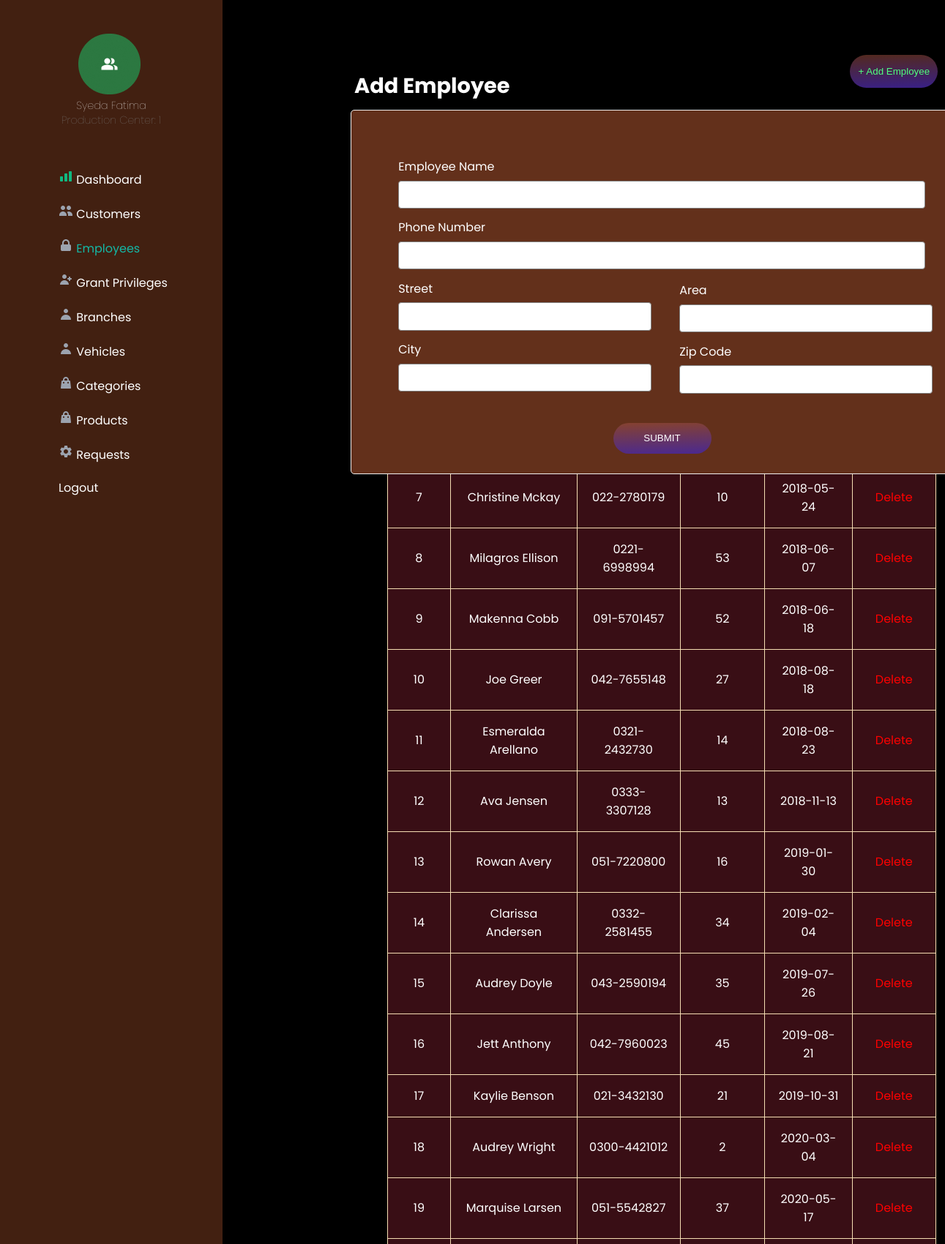
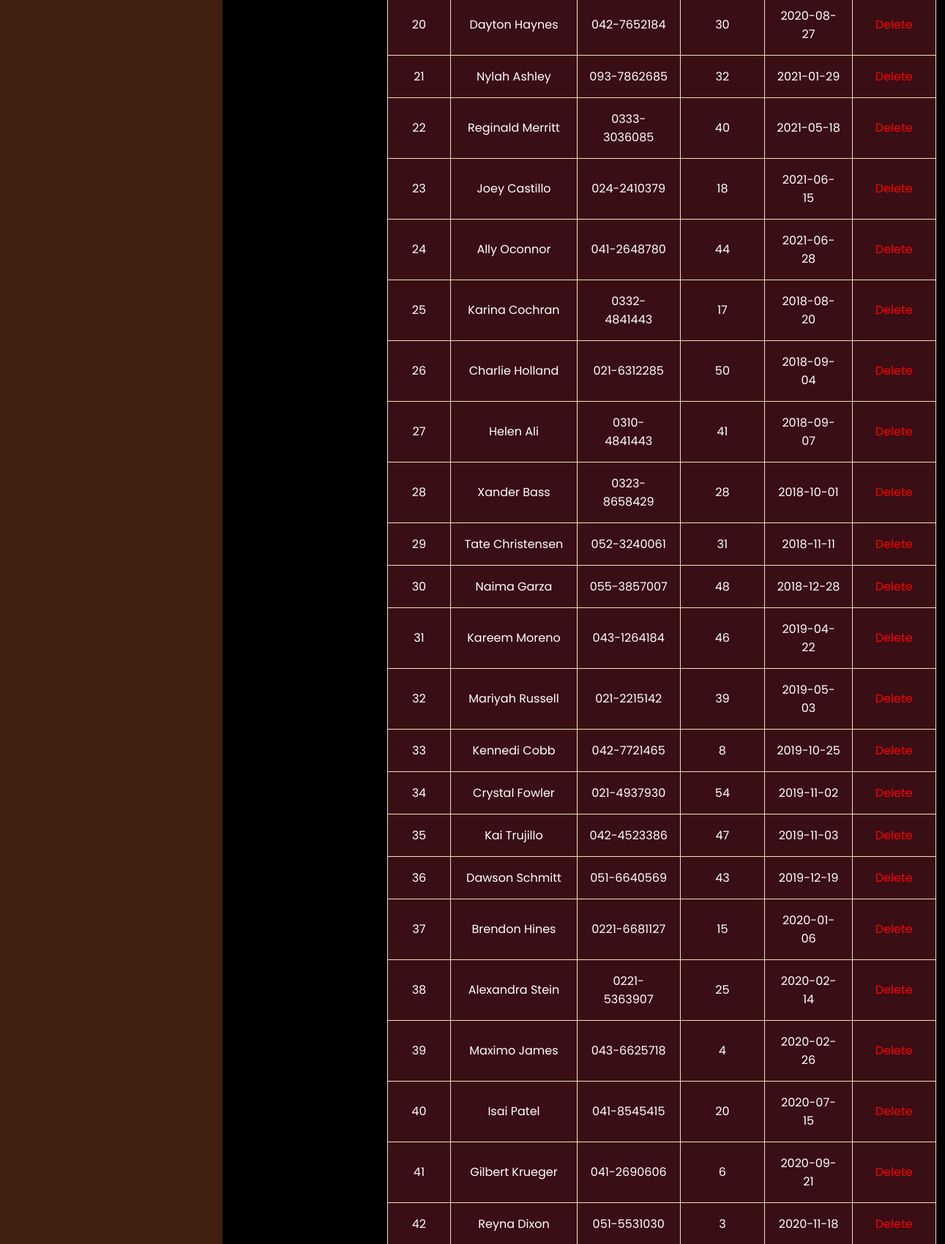
The app's page /bms/bms/addEmployee.php (upper part) with its own data (2 pictures, top to bottom).
### tables this page shows
CREATE TABLE `empinfo` (
  `empID` int(10) NOT NULL,
  `name` varchar(50) NOT NULL,
  `phoneNum` varchar(13) NOT NULL,
  `addressID` int(10) DEFAULT NULL,
  `hireDate` date DEFAULT NULL
);

### bms/bms/addEmployee.php (the view, shortened to what this page needs)
<!DOCTYPE html>
<html lang="en">
<head>
    <link rel="stylesheet" href="addEmployee.css?1422585377">
</head>
<body>
    <div class="sidebar">
        <div class="admin-id">
            <img class="admin-img" src="images/adminAVA.png" alt="admin picture">
            <div id="about-admin">
                <h3>Syeda Fatima</h3>
                <h4>Production Center:  1</h4>
            </div>
        </div>
        <div class="sidebar-menu">
            <ul>
                <li><a href="adminDashboard.php"><img src="images/dashboard.svg" alt=""> Dashboard</a></li>
                <li><a href="adminCustomers.php"><img src="images/customers.svg" alt=""> Customers</a></li>
                <li><a href="adminEmployee.php" class="active" style="color: #14B8A6"><img src="images/employees.svg" alt=""> Employees</a></li>
                <li><a href="adminGrantPriv.php"><img src="images/reg-admin.svg" alt=""> Grant Privileges</a></li>
                <li><a href="adminBranches.php"><img src="images/branches-vehicles.svg" alt=""> Branches</a></li>
                <li><a href="adminVehicles.php"><img src="images/branches-vehicles.svg" alt=""> Vehicles</a></li>
                <li><a href="adminCategory.php"><img src="images/categories-products.svg" alt=""> Categories</a></li>
                <li><a href="adminProduct.php"><img src="images/categories-products.svg" alt=""> Products</a></li>
                <li><a href="adminRequest.php"><img src="images/requests.svg" alt=""> Requests</a></li>
                <li><a href="#"> Logout</a></li>
            </ul>
        </div>
    </div>
    <main>
        <nav>
            <h1>Add Employee</h1>
            <div class="add-employee">
                <form action="addEmployee.php" method="post" id="insert-form">
                    <div class="up-side">
                        <label for="employee-name">Employee Name</label>
                        <input type="text" required name="employee-name" id="employee-name">
                        <label for="phone-num">Phone Number</label>
                        <input type="text" required name="phone-num" id="phone-num">
                    </div>
                    <div class="left-side">
                        <label for="street">Street</label>
                        <input type="text" required name="street" id="street">
                        <label for="city">City</label>
                        <input type="text" required name="city" id="city">
                    </div>
                    <div class="right-side">
                        <label for="area">Area</label>
                        <input type="text" required name="area" id="area">
                        <label for="zip-code">Zip Code</label>
                        <input type="text" required name="zip-code" id="zip-code">
                    </div>
                    <button type="submit" class="send-message" name="submit"> <a"> SUBMIT </a> </button>
                </form>
            </div>
        </nav>
        <button class="addEmployee">
            <a href="addEmployee.php">+ Add Employee</a>
        </button>
        <table id="empTable">
            <tr>
                <th id = "id">empId</th>
                <th>name</th>
                <th>phoneNum</th>
                <th>addressId</th>
                <th>hireDate</th>
                <th>actionBar</th>
            </tr>
            <?php
            include('dbconfig.php');
            $sql = "SELECT empID, name, phoneNum, addressID, hireDate FROM empinfo";
            $result = $conn -> query($sql);
            if($result-> num_rows > 0) {
                while($row = $result-> fetch_assoc()) {
                    echo "<tr><td>".$row["empID"]."</td><td>".$row["name"]."</td><td>".$row["phoneNum"]."</td>
                    <td>".$row["addressID"]."</td><td>".$row["hireDate"]."</td>
                    <td> <a id=deleteButton href=deleteEmp.php?ei=".$row["empID"].">Delete </td>
                    </tr>";
                }
                echo "</table>";
            }
            ?>
    </main>
</body>
</html>

### bms/bms/addEmployee.css (style rules this page uses)
body { background-color: #000000; }
main { color: white; font-family: 'poppins'; margin-left: 250px; padding: 0px 10px; }
.sidebar { background-color: #422011; height: 100%; width: 19rem; position: fixed; z-index: 1; top: 0; left: 0; overflow-x: hidden; padding-top: 20px; font-family: 'poppins'; }
.admin-id { margin-top: 1.6rem; }
#about-admin { margin: auto; }
.sidebar h3, .sidebar h4 { color: #ffffff; font-family: 'poppins'; font-size: .9em; margin: -.1em; text-align: center; font-weight: lighter; }
.sidebar h4 { margin-bottom: 3.5em; color: #818181; }
.sidebar .admin-img { margin-left: 6.7em; }
.sidebar-menu { margin-left: 3.5rem; }
.sidebar-menu li { margin-bottom: 0.5rem; color: #ffffff; }
.sidebar-menu a { padding: 6px 8px 6px 16px; text-decoration: none; font-size: 1em; color: #ffffff; display: block; }
.sidebar-menu ul { list-style: none; }
.sidebar-menu ul li { margin-left: -2em; }
.sidebar-menu ul li a { text-decoration: none; color: #ffffff; display: block; -webkit-transition: all ease-out 300ms; transition: all ease-out 300ms; }
.sidebar-menu ul li:not(.active)::after { opacity: 0.2; }
.sidebar-menu ul li::after { content: ''; position: absolute; width: 100%; height: 0.2em; background: black; left: 0; bottom: 0; }
table, th, td { background-color: #390E15; border: 1px solid wheat; border-collapse: collapse; margin-top: 3em; margin-left: 8.5em; text-align: center; padding: 1em; }
table { width: 750px; }
button { color: red; background: none; border: none; cursor: pointer; }
.addEmployee { margin-left: 67em; margin-top: 5em; margin-bottom: -10em; background: linear-gradient(178.18deg, rgba(196, 96, 44, 0.439216) -9.74%, #281AC8 162.12%); border-radius: 100px; width: 120px; height: 45px; left: 1635px; top: 123px; border: none; cursor: pointer; }
.addEmployee a { text-decoration: none; color: #50FF80; }
#empTable { margin-left: 16.3rem; }
#deleteButton { color: red; text-decoration: none; transition: color 0.5s; }
nav { margin-top: 4rem; position: fixed; }
nav h1 { color: #ffffff; margin-left: 7.5em; font-size: 1.8rem; margin-bottom: -4rem; }
nav .add-employee { padding: 4rem; width: 45rem; height: 23rem; background-color: #63301b; text-align: left; margin-top: 4.7rem; margin-bottom: 1em; margin-left: 13.2rem; border: 1px solid #F0F0F0; border-radius: 5px; }
nav input { width: 100%; padding: .8em; margin-bottom: 1em; border-radius: .3em; border: 1px solid gray; -webkit-box-sizing: border-box; box-sizing: border-box; margin-top: .5em; }
nav form { color: #ffffff; }
nav .up-side { width: 100%; }
nav .left-side { width: 48%; margin-top: 0em; }
nav .right-side { width: 48%; margin-left: 24em; margin-top: -10.25em; }
nav .send-message { color: #ffffff; margin-left: 22em; margin-top: 2em; width: 134px; height: 42px; left: 1073px; top: 858px; background: linear-gradient(178.18deg, rgba(196, 96, 44, 0.44) -13.56%, #281AC8 158.3%); border-radius: 100px; cursor: pointer; }

### records on screen
empinfo: empID "7", name "Christine Mckay", phoneNum "022-2780179", addressID "10", hireDate "2018-05-24"
empinfo: empID "8", name "Milagros Ellison", phoneNum "0221-6998994", addressID "53", hireDate "2018-06-07"
empinfo: empID "9", name "Makenna Cobb", phoneNum "091-5701457", addressID "52", hireDate "2018-06-18"
empinfo: empID "10", name "Joe Greer", phoneNum "042-7655148", addressID "27", hireDate "2018-08-18"
empinfo: empID "11", name "Esmeralda Arellano", phoneNum "0321-2432730", addressID "14", hireDate "2018-08-23"
empinfo: empID "12", name "Ava Jensen", phoneNum "0333-3307128", addressID "13", hireDate "2018-11-13"
empinfo: empID "13", name "Rowan Avery", phoneNum "051-7220800", addressID "16", hireDate "2019-01-30"
empinfo: empID "14", name "Clarissa Andersen", phoneNum "0332-2581455", addressID "34", hireDate "2019-02-04"
empinfo: empID "15", name "Audrey Doyle", phoneNum "043-2590194", addressID "35", hireDate "2019-07-26"
empinfo: empID "16", name "Jett Anthony", phoneNum "042-7960023", addressID "45", hireDate "2019-08-21"
empinfo: empID "17", name "Kaylie Benson", phoneNum "021-3432130", addressID "21", hireDate "2019-10-31"
empinfo: empID "18", name "Audrey Wright", phoneNum "0300-4421012", addressID "2", hireDate "2020-03-04"
empinfo: empID "19", name "Marquise Larsen", phoneNum "051-5542827", addressID "37", hireDate "2020-05-17"
empinfo: empID "20", name "Dayton Haynes", phoneNum "042-7652184", addressID "30", hireDate "2020-08-27"
empinfo: empID "21", name "Nylah Ashley", phoneNum "093-7862685", addressID "32", hireDate "2021-01-29"
empinfo: empID "22", name "Reginald Merritt", phoneNum "0333-3036085", addressID "40", hireDate "2021-05-18"
empinfo: empID "23", name "Joey Castillo", phoneNum "024-2410379", addressID "18", hireDate "2021-06-15"
empinfo: empID "24", name "Ally Oconnor", phoneNum "041-2648780", addressID "44", hireDate "2021-06-28"
empinfo: empID "25", name "Karina Cochran", phoneNum "0332-4841443", addressID "17", hireDate "2018-08-20"
empinfo: empID "26", name "Charlie Holland", phoneNum "021-6312285", addressID "50", hireDate "2018-09-04"
empinfo: empID "27", name "Helen Ali", phoneNum "0310-4841443", addressID "41", hireDate "2018-09-07"
empinfo: empID "28", name "Xander Bass", phoneNum "0323-8658429", addressID "28", hireDate "2018-10-01"
empinfo: empID "29", name "Tate Christensen", phoneNum "052-3240061", addressID "31", hireDate "2018-11-11"
empinfo: empID "30", name "Naima Garza", phoneNum "055-3857007", addressID "48", hireDate "2018-12-28"
empinfo: empID "31", name "Kareem Moreno", phoneNum "043-1264184", addressID "46", hireDate "2019-04-22"
empinfo: empID "32", name "Mariyah Russell", phoneNum "021-2215142", addressID "39", hireDate "2019-05-03"
empinfo: empID "33", name "Kennedi Cobb", phoneNum "042-7721465", addressID "8", hireDate "2019-10-25"
empinfo: empID "34", name "Crystal Fowler", phoneNum "021-4937930", addressID "54", hireDate "2019-11-02"
empinfo: empID "35", name "Kai Trujillo", phoneNum "042-4523386", addressID "47", hireDate "2019-11-03"
empinfo: empID "36", name "Dawson Schmitt", phoneNum "051-6640569", addressID "43", hireDate "2019-12-19"
empinfo: empID "37", name "Brendon Hines", phoneNum "0221-6681127", addressID "15", hireDate "2020-01-06"
empinfo: empID "38", name "Alexandra Stein", phoneNum "0221-5363907", addressID "25", hireDate "2020-02-14"
empinfo: empID "39", name "Maximo James", phoneNum "043-6625718", addressID "4", hireDate "2020-02-26"
empinfo: empID "40", name "Isai Patel", phoneNum "041-8545415", addressID "20", hireDate "2020-07-15"
empinfo: empID "41", name "Gilbert Krueger", phoneNum "041-2690606", addressID "6", hireDate "2020-09-21"
empinfo: empID "42", name "Reyna Dixon", phoneNum "051-5531030", addressID "3", hireDate "2020-11-18"
